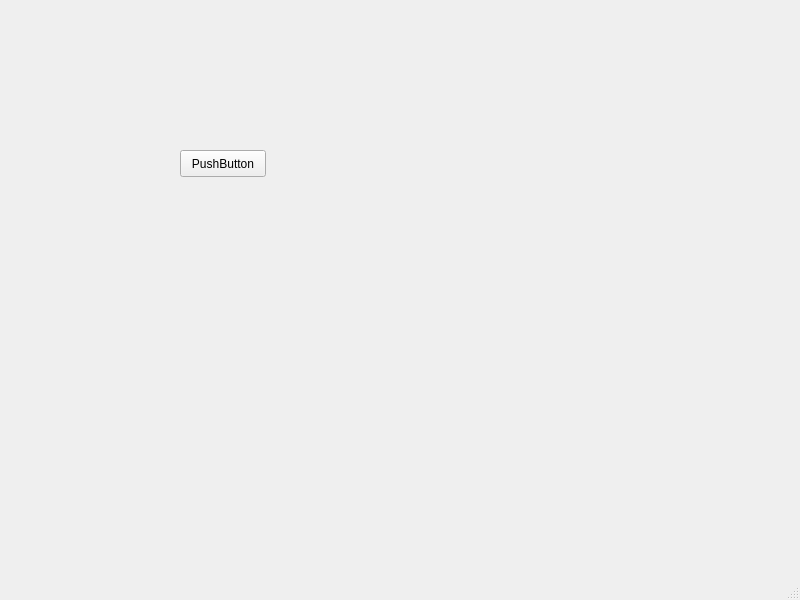
<?xml version="1.0" encoding="UTF-8"?>
<ui version="4.0">
 <class>CUIClass</class>
 <widget class="QMainWindow" name="CUIClass">
  <property name="geometry">
   <rect>
    <x>0</x>
    <y>0</y>
    <width>800</width>
    <height>600</height>
   </rect>
  </property>
  <property name="windowTitle">
   <string>MainWindow</string>
  </property>
  <widget class="QWidget" name="centralwidget">
   <widget class="QPushButton" name="pushButton">
    <property name="geometry">
     <rect>
      <x>180</x>
      <y>150</y>
      <width>86</width>
      <height>27</height>
     </rect>
    </property>
    <property name="text">
     <string>PushButton</string>
    </property>
   </widget>
  </widget>
  <widget class="QMenuBar" name="menubar">
   <property name="geometry">
    <rect>
     <x>0</x>
     <y>0</y>
     <width>800</width>
     <height>22</height>
    </rect>
   </property>
  </widget>
  <widget class="QStatusBar" name="statusbar"/>
 </widget>
 <resources/>
 <connections/>
</ui>
